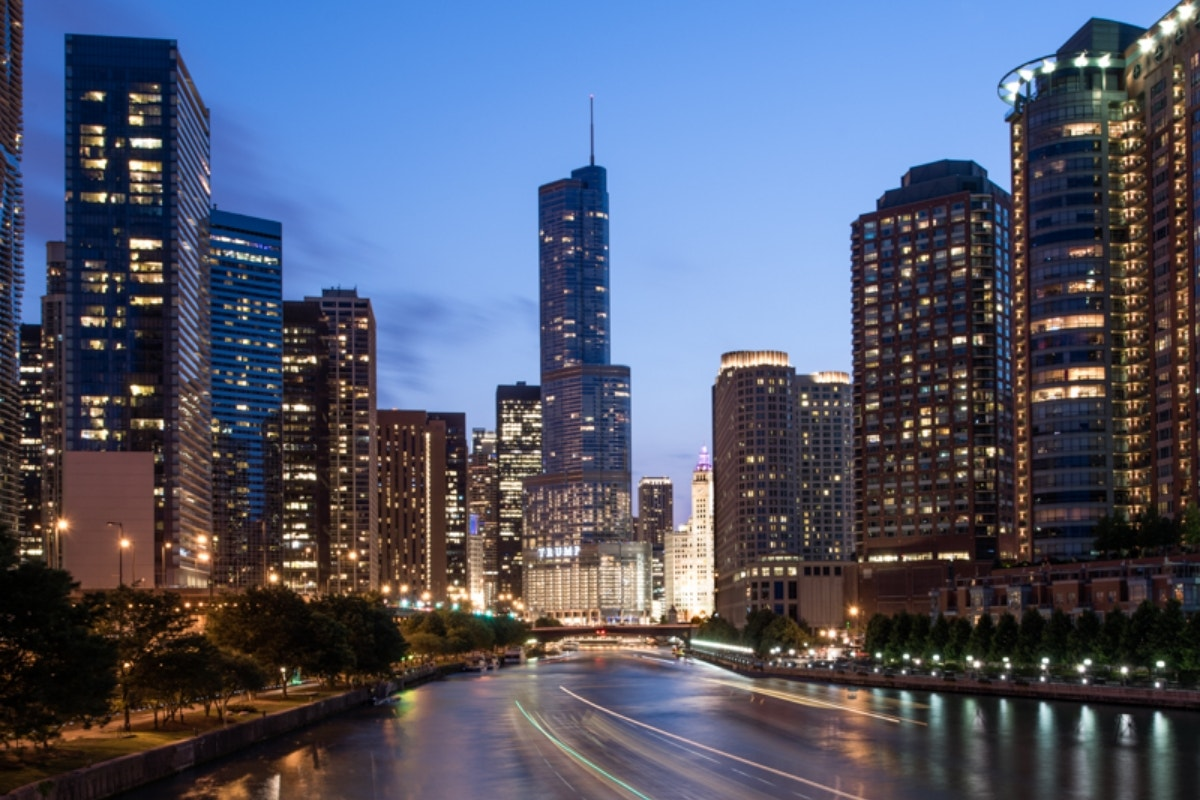
#> input picture Dataset/cityscape.jpg, 1200 x 800 px
$ python -i geometric.py   (imports and definitions only)
#> lines starting #> are read from the running program, lines starting #| are printed output that depends on the picture
#> further down, picture is the input picture: shape (800, 1200, 3); mean B, G, R 109.8, 88.9, 82.3
import cv2
import numpy as np
from .utils import clip

def flip(image, mode="horizontal"):
#> called with mode = 'horizontal'
    if mode == "horizontal":
        return cv2.flip(image, 1)
    elif mode == "vertical":
        return cv2.flip(image, 0)
    return image

def rotate(image, angle=15):
#> called with angle = 15
    h, w = image.shape[:2]
#> h = 800; w = 1200
    M = cv2.getRotationMatrix2D((w / 2, h / 2), np.random.uniform(-angle, angle), 1)
    return cv2.warpAffine(image, M, (w, h))
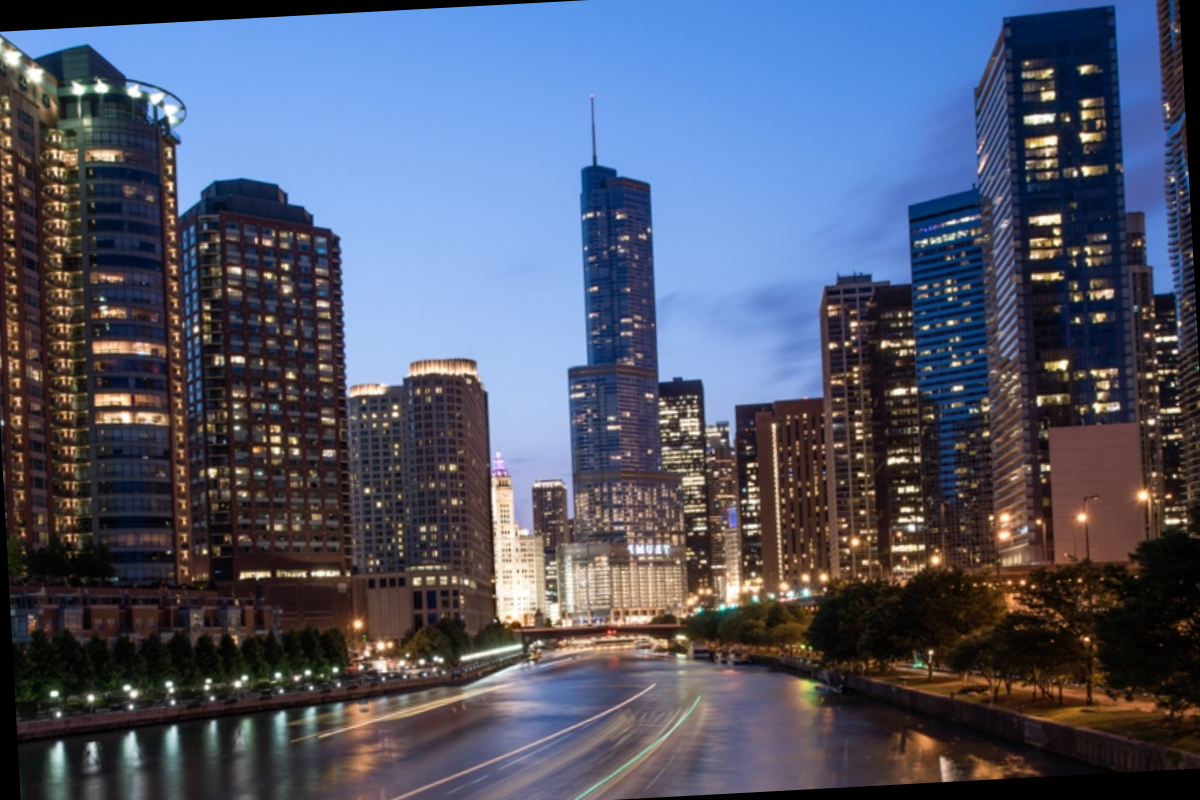
#> returned value: shape (800, 1200, 3); mean of channels 0, 1, 2 106.9, 86.8, 80.7; drawn as B, G, R

def translate(image, shift_x=0.1, shift_y=0.1):
#> called with shift_x = 0.1, shift_y = 0.1
    h, w = image.shape[:2]
#> h = 800; w = 1200
    tx, ty = w * shift_x, h * shift_y
#> tx = 120; ty = 80
    M = np.float32([[1, 0, tx], [0, 1, ty]])
#> M = [[1, 0, 120], [0, 1, 80]]
    return cv2.warpAffine(image, M, (w, h))

def scale(image, scale_range=(0.8, 1.2)):
    scale_factor = np.random.uniform(*scale_range)
    h, w = image.shape[:2]
    resized = cv2.resize(image, None, fx=scale_factor, fy=scale_factor)
    return cv2.resize(resized, (w, h))

def shear(image, shear_range=0.2):
#> called with shear_range = 0.2
    h, w = image.shape[:2]
#> h = 800; w = 1200
    shear_factor = np.random.uniform(-shear_range, shear_range)
    M = np.array([[1, shear_factor, 0], [0, 1, 0]], dtype=np.float32)
    return cv2.warpAffine(image, M, (w, h))
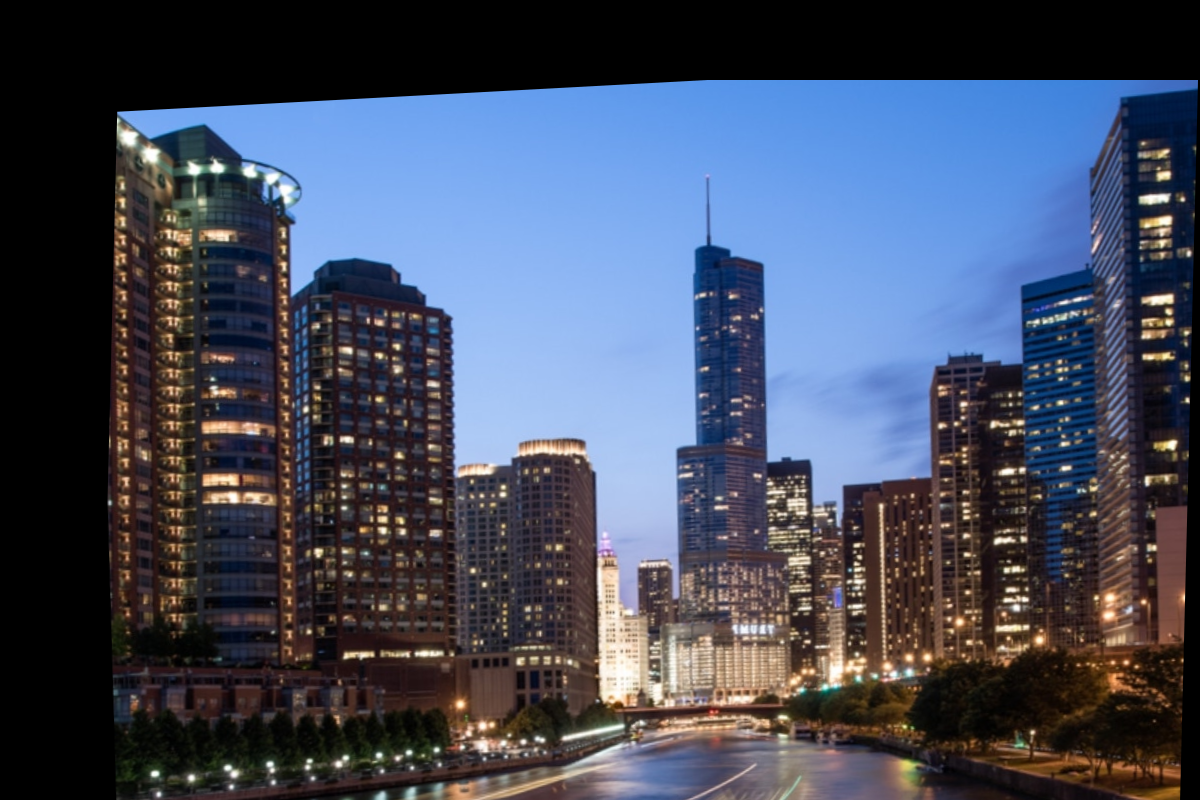
#> returned value: shape (800, 1200, 3); mean of channels 0, 1, 2 94.8, 76.2, 69.1; drawn as B, G, R

def crop(image, crop_ratio=0.8, center=False):
#> called with crop_ratio = 0.8, center = False
    h, w = image.shape[:2]
#> h = 800
    new_h, new_w = int(h * crop_ratio), int(w * crop_ratio)
    if center:
        startx = w // 2 - new_w // 2
        starty = h // 2 - new_h // 2
    else:
        startx = np.random.randint(0, w - new_w)
        starty = np.random.randint(0, h - new_h)
    cropped = image[starty:starty+new_h, startx:startx+new_w]
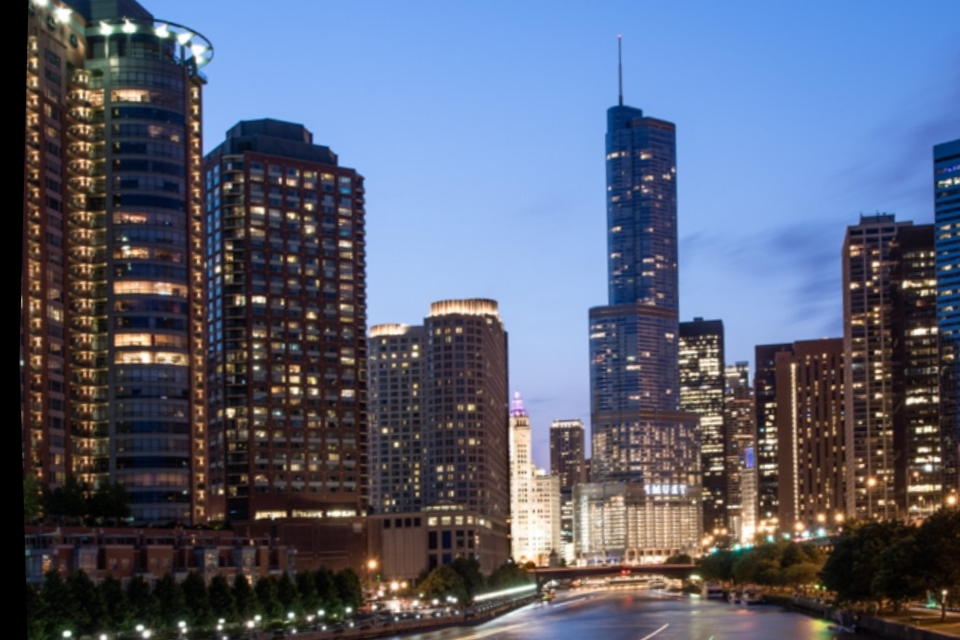
#> cropped: shape (640, 960, 3); mean B, G, R 116, 95.3, 88.3
    return cv2.resize(cropped, (w, h))

def perspective_transform(image, margin=60):
    h, w = image.shape[:2]
    pts1 = np.float32([[margin, margin], [w-margin, margin], [margin, h-margin], [w-margin, h-margin]])
    pts2 = np.float32([
        [margin + np.random.randint(-margin, margin), margin + np.random.randint(-margin, margin)],
        [w - margin + np.random.randint(-margin, margin), margin + np.random.randint(-margin, margin)],
        [margin + np.random.randint(-margin, margin), h - margin + np.random.randint(-margin, margin)],
        [w - margin + np.random.randint(-margin, margin), h - margin + np.random.randint(-margin, margin)]
    ])
    M = cv2.getPerspectiveTransform(pts1, pts2)
    return cv2.warpPerspective(image, M, (w, h))

def elastic_deformation(image, alpha=40, sigma=8):
#> called with alpha = 40, sigma = 8
    random_state = np.random.RandomState(None)
    shape = image.shape[:2]

    dx = cv2.GaussianBlur((random_state.rand(*shape) * 2 - 1), (17, 17), sigma) * alpha
    dy = cv2.GaussianBlur((random_state.rand(*shape) * 2 - 1), (17, 17), sigma) * alpha

    x, y = np.meshgrid(np.arange(shape[1]), np.arange(shape[0]))
    map_x = (x + dx).astype(np.float32)
    map_y = (y + dy).astype(np.float32)
    return cv2.remap(image, map_x, map_y, interpolation=cv2.INTER_LINEAR)
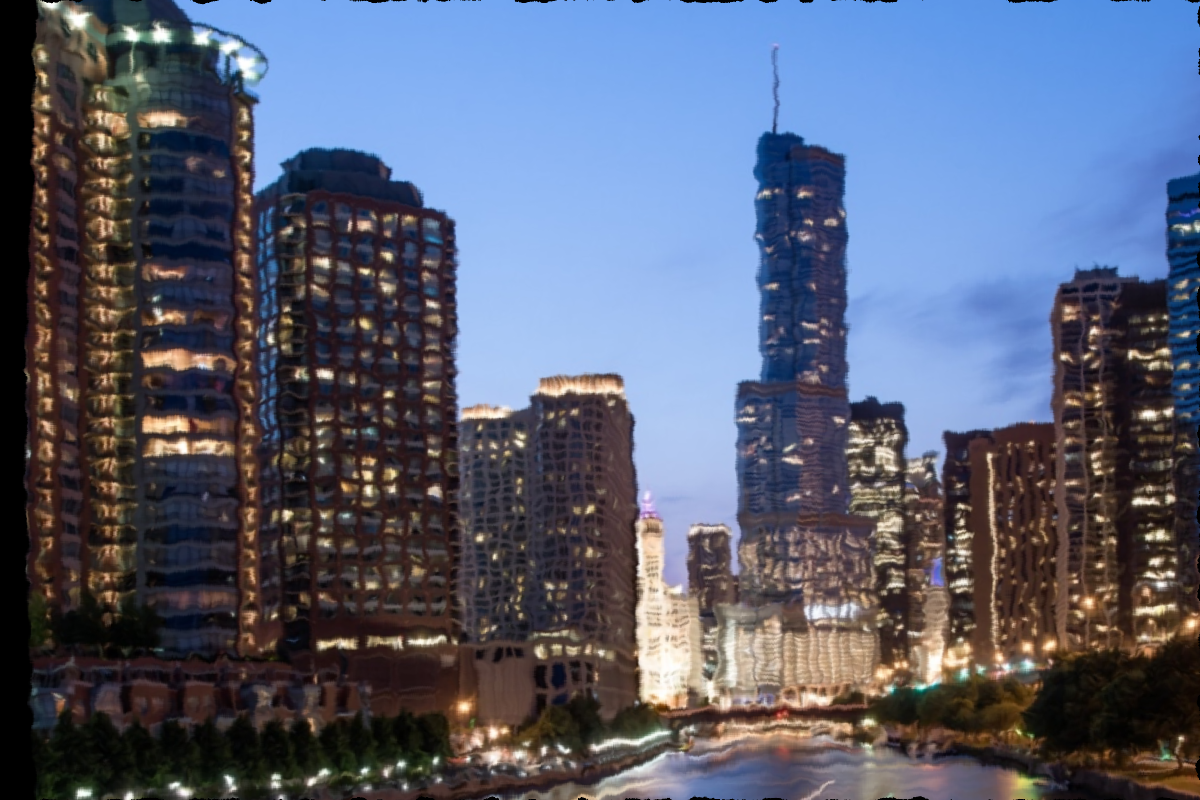
#> returned value: shape (800, 1200, 3); mean of channels 0, 1, 2 115.6, 95.1, 88.2; drawn as B, G, R

def all_geometric(
    image,
    apply_random=True,
    flip_mode="horizontal",
    rotation_angle=15,
    shift_x=0.1,
    shift_y=0.1,
    scale_range=(0.8, 1.2),
    shear_range=0.2,
    crop_ratio=0.8,
    perspective_margin=60,
    alpha=40,
    sigma=8
):
    """
    Apply a sequence of geometric transformations to an image.
    If `apply_random=True`, each transformation is applied randomly.
    """
    transformed = image.copy()

    # Flip
    if not apply_random or np.random.rand() > 0.5:
        transformed = flip(transformed, flip_mode)

    # Rotation
    if not apply_random or np.random.rand() > 0.5:
        transformed = rotate(transformed, rotation_angle)

    # Translation
    if not apply_random or np.random.rand() > 0.5:
        transformed = translate(transformed, shift_x, shift_y)

    # Scaling
    if not apply_random or np.random.rand() > 0.5:
        transformed = scale(transformed, scale_range)

    # Shearing
    if not apply_random or np.random.rand() > 0.5:
        transformed = shear(transformed, shear_range)

    # Cropping
    if not apply_random or np.random.rand() > 0.5:
        transformed = crop(transformed, crop_ratio)

    # Perspective
    if not apply_random or np.random.rand() > 0.5:
        transformed = perspective_transform(transformed, perspective_margin)

    # Elastic deformation
    if not apply_random or np.random.rand() > 0.5:
        transformed = elastic_deformation(transformed, alpha, sigma)

    return transformed

>>> import cv2
>>> picture = cv2.imread('../Dataset/cityscape.jpg')
>>> result = all_geometric(picture)

$ run again, on Dataset/images.jpeg
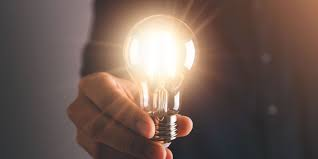
#> input picture Dataset/images.jpeg, 318 x 159 px
#> picture is the input picture: shape (159, 318, 3); mean B, G, R 84, 92, 110.9
#> in shear, `return cv2.warpAffine(image, M, (w, h))`:
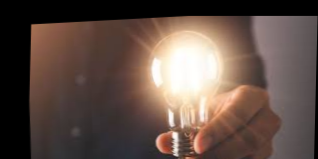
#> returned value: shape (159, 318, 3); mean of channels 0, 1, 2 71.5, 79.5, 97.4; drawn as B, G, R
#> in elastic_deformation, `return cv2.remap(image, map_x, map_y, interpolation=cv2.INTER_LINEAR)`:
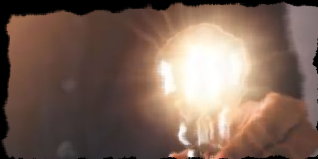
#> returned value: shape (159, 318, 3); mean of channels 0, 1, 2 87.6, 99.9, 123.6; drawn as B, G, R
